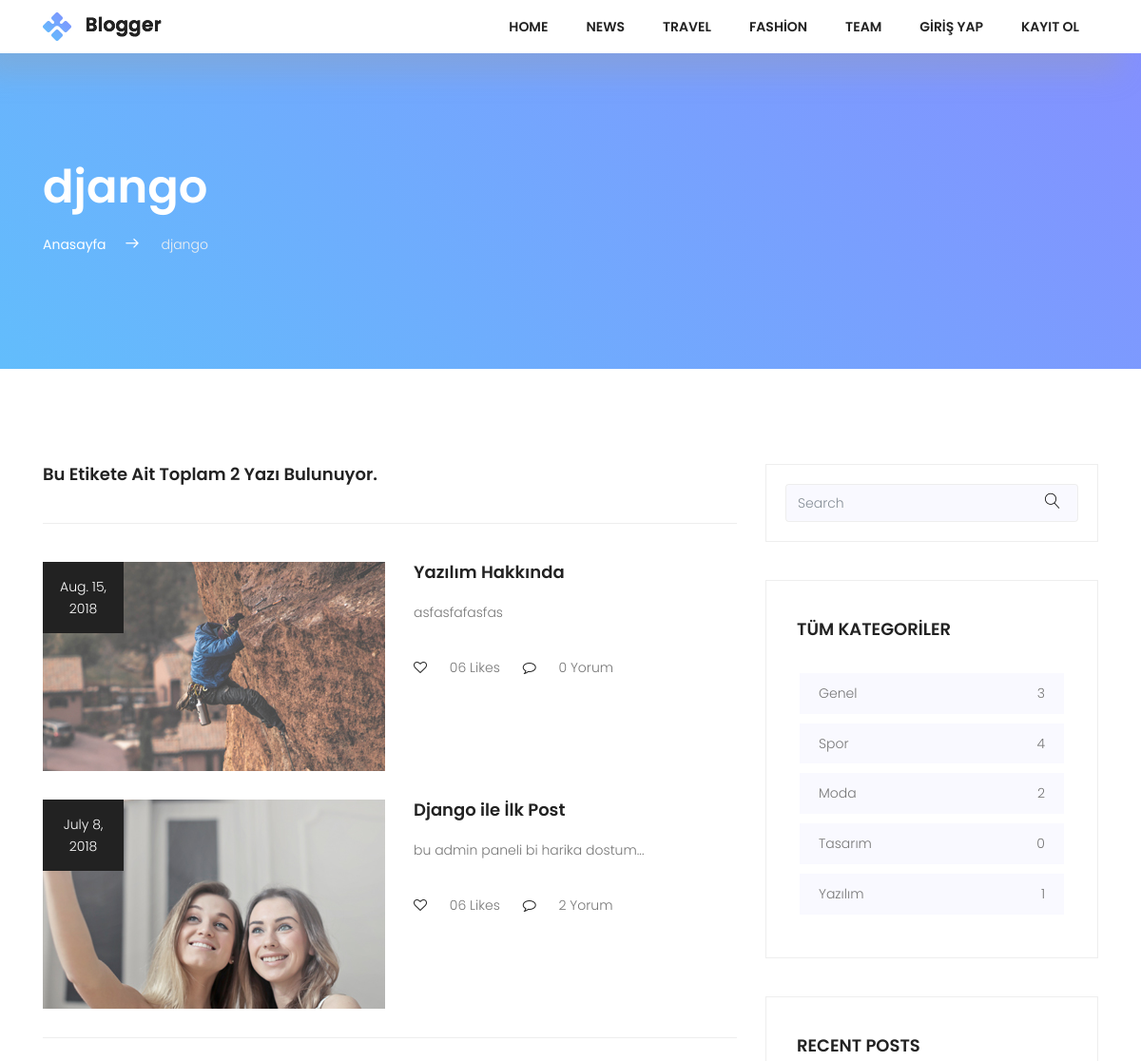
Before: /tag/django (upper part) with the older database file.
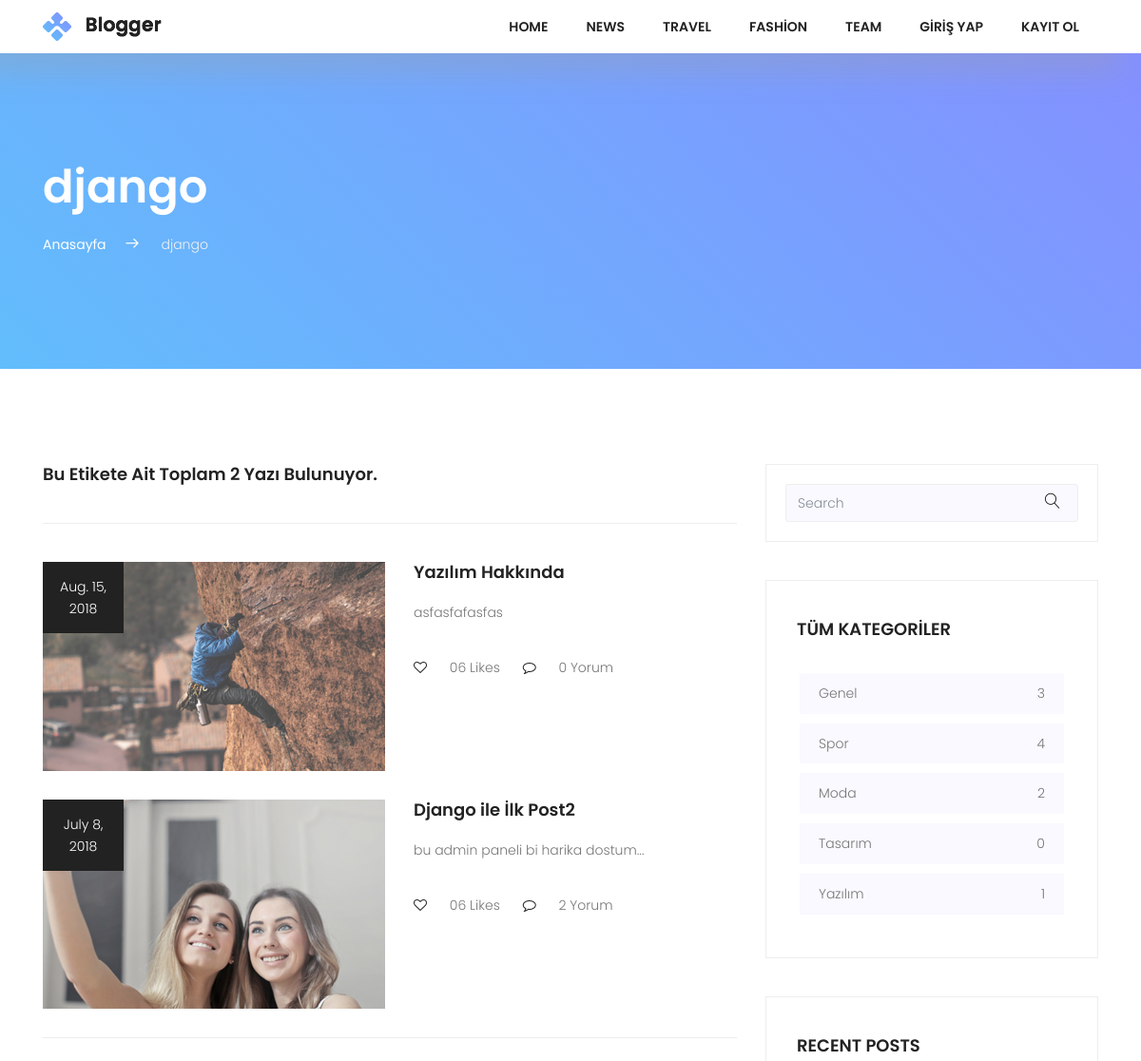
After: the same page with the newer database file.
### posts/models.py (models this page shows, shortened)
class Post(models.Model):
    user = models.ForeignKey(settings.AUTH_USER_MODEL,on_delete=models.CASCADE,default=1,related_name="userposts")
    title = models.CharField(max_length=150)
    image = models.ImageField(upload_to='uploads/',blank=True)
    content = models.TextField()
    slug = models.SlugField(unique=True,editable=False)
    created = models.DateField(auto_now_add=True)
    updated = models.DateField(auto_now=True)
    category = models.ForeignKey(Category,on_delete=models.CASCADE,related_name="posts")
    tag = models.ManyToManyField(Tag,related_name='posts')
    def commentCount(self):
        return self.comments.all().count()

### posts/views.py (the view)
# urls.py: path('tag/<slug:slug>', views.TagDetail.as_view(),name='tag-detail'),
class TagDetail(DetailView):
    model = Tag
    template_name = 'tags/detail.html'
    context_object_name = 'tag'
    def get_context_data(self, **kwargs):
        context = super(TagDetail,self).get_context_data(**kwargs)
        context['allCategories'] = Category.objects.all()
        return context

### posts/models.py (called while the page is built)
    def postCount(self):
        return self.posts.all().count()

    def postCount(self):
        return self.posts.all().count()

### posts/templates/tags/detail.html (shortened to what this page needs)
{% extends "base.html" %}
         {% block content %}
            <section class="top-section-area section-gap">
                <div class="container">
                    <div class="row justify-content-between align-items-center d-flex">
                        <div class="col-lg-8 top-left">
                            <h1 class="text-white mb-20">{{ tag.title }}</h1>
                            <ul>
                                <li><a href="{% url 'index' %}">Anasayfa</a><span class="lnr lnr-arrow-right"></span></li>
                                <li><span style="color:#f1f1f1">{{ tag.title }}</span></li>
                            </ul>
                        </div>
                    </div>
                </div>
            </section>
    <div class="post-wrapper pt-100">
        <section class="post-area">
            <div class="container">
                <div class="row justify-content-center d-flex">
                    <div class="col-lg-8">
                        <h4>Bu Etikete Ait Toplam {{ tag.postCount }} Yazı Bulunuyor.</h4>
                        <div class="post-lists">
                            {% for post in tag.posts.all %}
                            <div class="single-list flex-row d-flex">
                                <div class="thumb">
                                    <div class="date">
                                       {{ post.created }}
                                    </div>
                                    <img src="{{ post.image.url }}" alt="">
                                </div>
                                <div class="detail">
                                    <a href="{% url 'single' post.slug %}"><h4 class="pb-20">{{ post.title }}</h4></a>
                                    <p>
                                      {{ post.content|truncatechars:100 }}
                                    </p>
                                    <p class="footer pt-20">
                                    <i class="fa fa-heart-o" aria-hidden="true"></i>
                                    <a href="#">06 Likes</a>     <i class="ml-20 fa fa-comment-o" aria-hidden="true"></i> <a href="#">{{ post.commentCount }} Yorum</a>
                                    </p>
                                </div>
                            </div>
                            {% endfor %}
                        </div>
                   </div>
                    <div class="col-lg-4 sidebar-area">
                        <div class="single_widget search_widget">
                            <div id="imaginary_container">
                                <div class="input-group stylish-input-group">
                                    <input type="text" class="form-control"  placeholder="Search" >
                                    <span class="input-group-addon">
                                        <button type="submit">
                                            <span class="lnr lnr-magnifier"></span>
                                        </button>
                                    </span>
                                </div>
                            </div>
                        </div>
                        <div class="single_widget cat_widget">
                            <h4 class="text-uppercase pb-20">Tüm Kategoriler</h4>
                            <ul>
                                 {% for category in allCategories %}
                                <li>
                                    <a href="{% url 'category-detail' category.slug %}">{{ category.title }} <span>{{ category.postCount }}</span></a>
                                </li>
                                {% endfor %}
                            </ul>
                        </div>
                        <div class="single_widget recent_widget">
                            <h4 class="text-uppercase pb-20">Recent Posts</h4>
                        </div>
                    </div>
                </div>
            </div>
        </section>
    </div>
         {% endblock %}

Changed rows visible on the page:
changed Post "bu admin paneli bi harika dostum...": title "Django ile İlk Post" → "Django ile İlk Post2"
